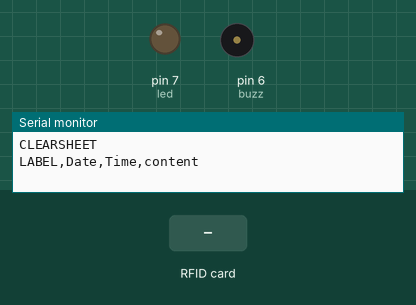
Bench run of a sketch on a simulated Arduino Uno, built with avr-gcc and run on an emulated ATmega328P. Shown: output pins drawn as LEDs (lit = HIGH), buzzer (waves = sounding), the last lines printed to the serial monitor. Inputs (shaded band) come from the test bench. Pins used as bus, display or sensor lines are not drawn.

Above: at 1.2 s.
1.3 s: RFID card 5E 7A 19 C4 held to the reader
At 1.43 s:
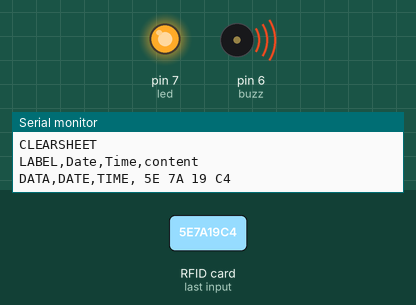
At 2.2 s:
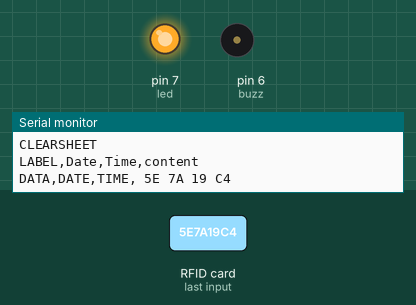
Timing chart, 0 to 4.3 s (numbered marks = the images above; inputs shaded):
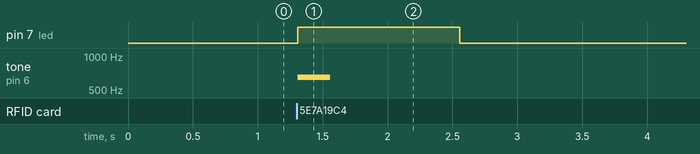

Measured:
- after the input at 1.3 s, pin 7 (led): LOW → HIGH at once, → LOW 1.3 s later; tone on pin 6 (buzz): silent → 650 Hz at once, → silent 0.25 s later

The sketch:

RFID_Excel_mine.ino
```cpp
#include <SPI.h>
#include <MFRC522.h>


#define SS_PIN 10//RX slave select
#define RST_PIN 9

MFRC522 mfrc522(SS_PIN, RST_PIN); // Create MFRC522 instance.


int const led=7 ;
int const buzz=6 ;

void setup() {
  Serial.begin(9600); // Initialize serial communications with the PC
  SPI.begin();  // Init SPI bus
  mfrc522.PCD_Init(); // Init MFRC522 card

  Serial.println("CLEARSHEET");                 // clears starting at row 1
  Serial.println("LABEL,Date,Time,content");// make four columns (Date,Time,[Name:"user name"]line 48 & 52,[Number:"user number"]line 49 & 53)

  pinMode(led,OUTPUT);
  pinMode(buzz,OUTPUT);
   }


void loop() {

  //look for new card
   if ( ! mfrc522.PICC_IsNewCardPresent()) {
  return;//got to start of loop if there is no card present
 }
 // Select one of the cards
 if ( ! mfrc522.PICC_ReadCardSerial()) {
  return;//if read card serial(0) returns 1, the uid struct contians the ID of the read card.
 }

  String content= "";
  byte letter;
  for (byte i = 0; i < mfrc522.uid.size; i++)
  {
     content.concat(String(mfrc522.uid.uidByte[i] < 0x10 ? " 0" : " "));
     content.concat(String(mfrc522.uid.uidByte[i], HEX));
  }

  Serial.println();
  content.toUpperCase();
  Serial.println("DATA,DATE,TIME," +content);//send the Name to excel
  digitalWrite(led,HIGH);
  tone(buzz,650);
  delay(250);
  noTone(buzz);
  delay(1000);
  digitalWrite(led,LOW);


      delay(2000);
  }
```
